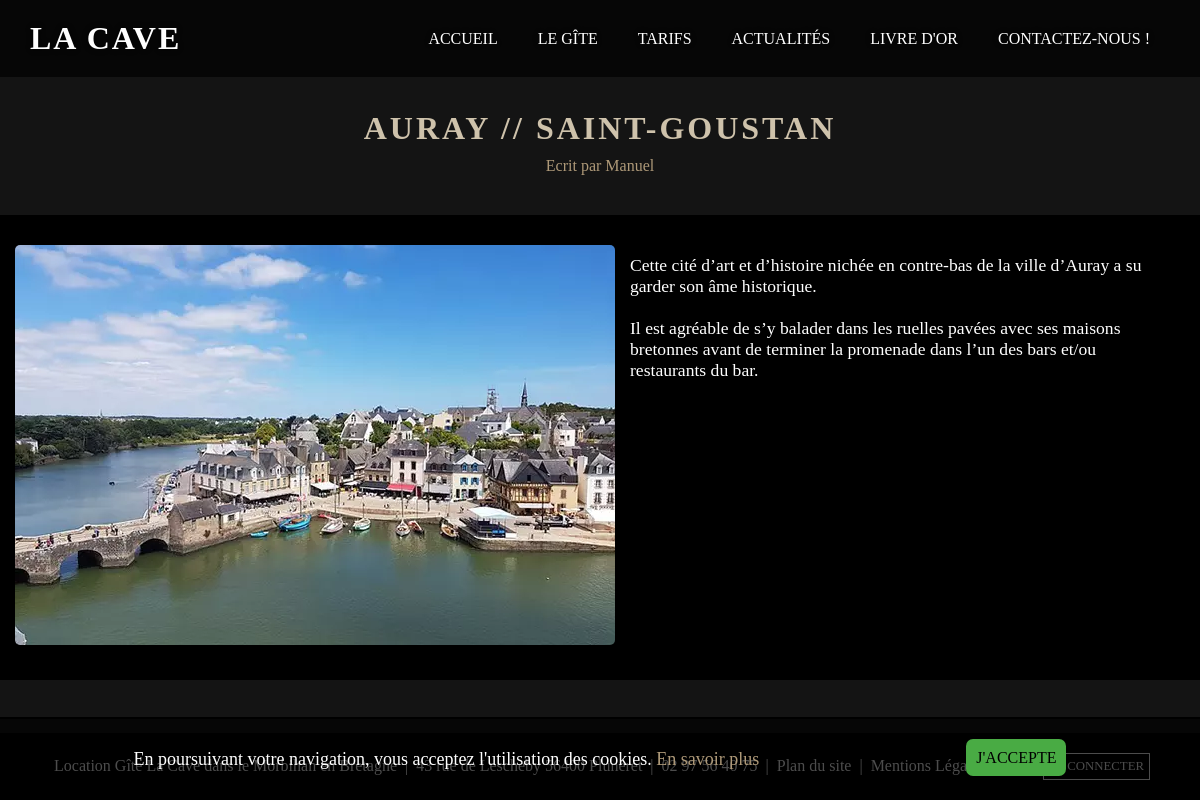
The app's page /index.php?action=actualitesSingle&id=25 with its own data.
### tables this page shows
CREATE TABLE `articles` (
  `id` bigint(20) UNSIGNED NOT NULL,
  `title` varchar(255) DEFAULT NULL,
  `content` text DEFAULT NULL,
  `description_articles` varchar(100) DEFAULT NULL,
  `titre_img_articles` varchar(255) DEFAULT 'Modifier le titre de l image',
  `image_articles` varchar(255) DEFAULT 'app/public/front/images/articles/article-morbihan-bretagne.webp',
  `idarticlesusers` int(11) UNSIGNED NOT NULL
);

CREATE TABLE `users` (
  `id` int(11) UNSIGNED NOT NULL,
  `pseudo` varchar(255) NOT NULL,
  `lastname` varchar(255) NOT NULL,
  `firstname` varchar(255) NOT NULL,
  `email` varchar(255) NOT NULL,
  `pass` varchar(255) NOT NULL,
  `roleusers` varchar(255) NOT NULL,
  `dateinscription` datetime NOT NULL DEFAULT current_timestamp()
);

### app/Controllers/Front/FrontController.php (called while the page is built, shortened)
<?php
class FrontController{
    function actualitesSingle($id){
        $articlesSingle = new \Project\Models\ArticleManager();
        $allArticlesSingle = $articlesSingle->readArticlesSingle($id);
        require 'app/views/front/actualitesSingle.php';
    }
}

### app/Models/ArticleManager.php (called while the page is built, shortened)
<?php
class ArticleManager extends Manager{
    public function readArticlesSingle($id){
        $bdd = $this->bdConnect();
        $req = $bdd->prepare("SELECT articles.*, users.firstname  FROM articles, users WHERE articles.idarticlesusers = users.id AND articles.id = ?");
        $req->execute(array($id));
        return $req;
    }
}

### app/views/front/actualitesSingle.php (the view, shortened to what this page needs)
<?php $allArticleSingle = $allArticlesSingle->fetch() ?>
<article>
    <div class="taille_1170 bloc_titre_actus_single">
        <h1><?= $allArticleSingle['title'] ?></h1>
        <p>Ecrit par <?= $allArticleSingle['firstname'] ?></p>
    </div>
    <div class="taille_max_actus_single">
        <div class="taille_1170 bloc_texte_actus_single">
            <div><img src="<?= $allArticleSingle['image_articles'] ?>" alt="<?= $allArticleSingle['titre_img_articles'] ?>"></div>
            <div>
                 <p><?= nl2br($allArticleSingle['content']) ?></p>
            </div>
        </div>
    </div>
</article>
<?php require 'templates/template.php'; ?>

### app/public/front/css/style.css (style rules this page uses)
:root { --blanc-color: #fff; --noir-color: #000; --rouge-color: #ff0000; --vert-color: #49AB44; --fd-body-marron-color: #141414; --gen_beige-clair-color: #cec2ab; --beige-fonce-color: #b5a992; --fd-menu-beige: #ae9978; --gris-fonce-color: #444; --gris-clair-color: #e0e0e0; --fd-card-actus-gris-color: #f0f0f0; --champ-contact-color: rgba(0, 0, 0, 0); --champ-contact-hover-color: rgba(0, 0, 0, 0.1); --fd-slide-noir-opac: rgba(0,0,0,0.8); --fd-menu-noir-opac:rgba(0,0,0,0.7); }
* { margin: 0; padding: 0; box-sizing: border-box; font-family: 'Times New Roman', Times, serif; }
body { background-color: var(--fd-body-marron-color); color: var(--gen_beige-clair-color); display: flex; flex-direction: column; min-height: 100vh; }
.taille_1170 { max-width: 1170px; width: 100%; margin: 0 auto; }
.bloc_titre_actus_single { text-align: center; margin-top: 110px; margin-bottom: 40px; }
.bloc_titre_actus_single h1 { font-size: 2rem; text-transform: uppercase; letter-spacing: 3px; margin-bottom: 10px; font-family: cinzel; }
.bloc_titre_actus_single p { color: var(--fd-menu-beige); }
.taille_max_actus_single { background-color: var(--noir-color); padding: 30px 0; }
.bloc_texte_actus_single { display: flex; font-size: 1.1rem; color: var(--blanc-color); }
.bloc_texte_actus_single img { width: 600px; height: 400px; border-radius: 5px; -webkit-border-radius: 5px; -moz-border-radius: 5px; -ms-border-radius: 5px; -o-border-radius: 5px; }
.bloc_texte_actus_single p { margin: 10px 15px 0 15px; }

### records on screen
articles: title "AURAY // SAINT-GOUSTAN", idarticlesusers.firstname "Manuel", image_articles (picture), content "Cette cité d’art et d’histoire nichée en contre-bas de la ville d’Auray a su garder son âme historique. Il est agréable de s’y balader dans les ruelles pavées avec ses maisons bretonnes avant de terminer la promenade dans l’un des bars et/ou restaurants du bar."
